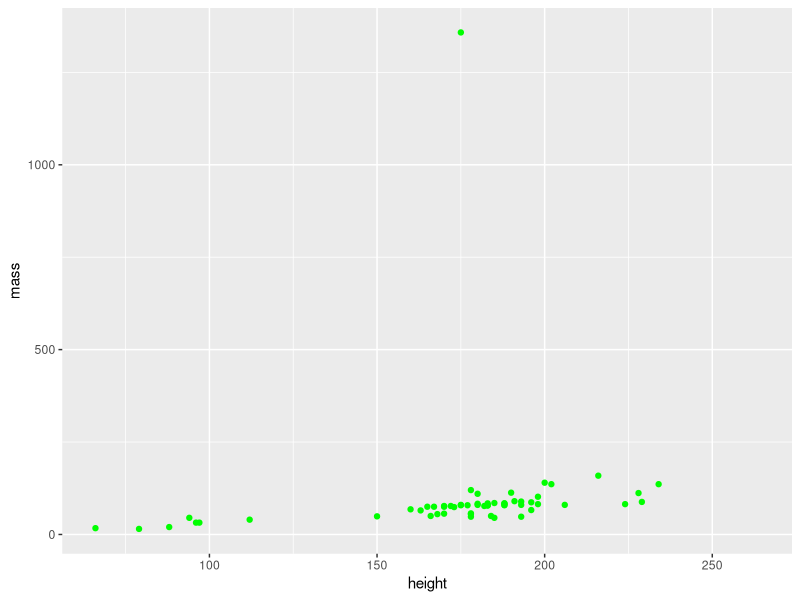

Write R code to recreate this figure.
## ---- chunk 1
knitr::opts_chunk$set(echo = TRUE)
## ---- chunk 2
library(tidyverse)
ggplot(data = starwars, aes(x = height, y = mass)) +
  geom_point(col = "green")

